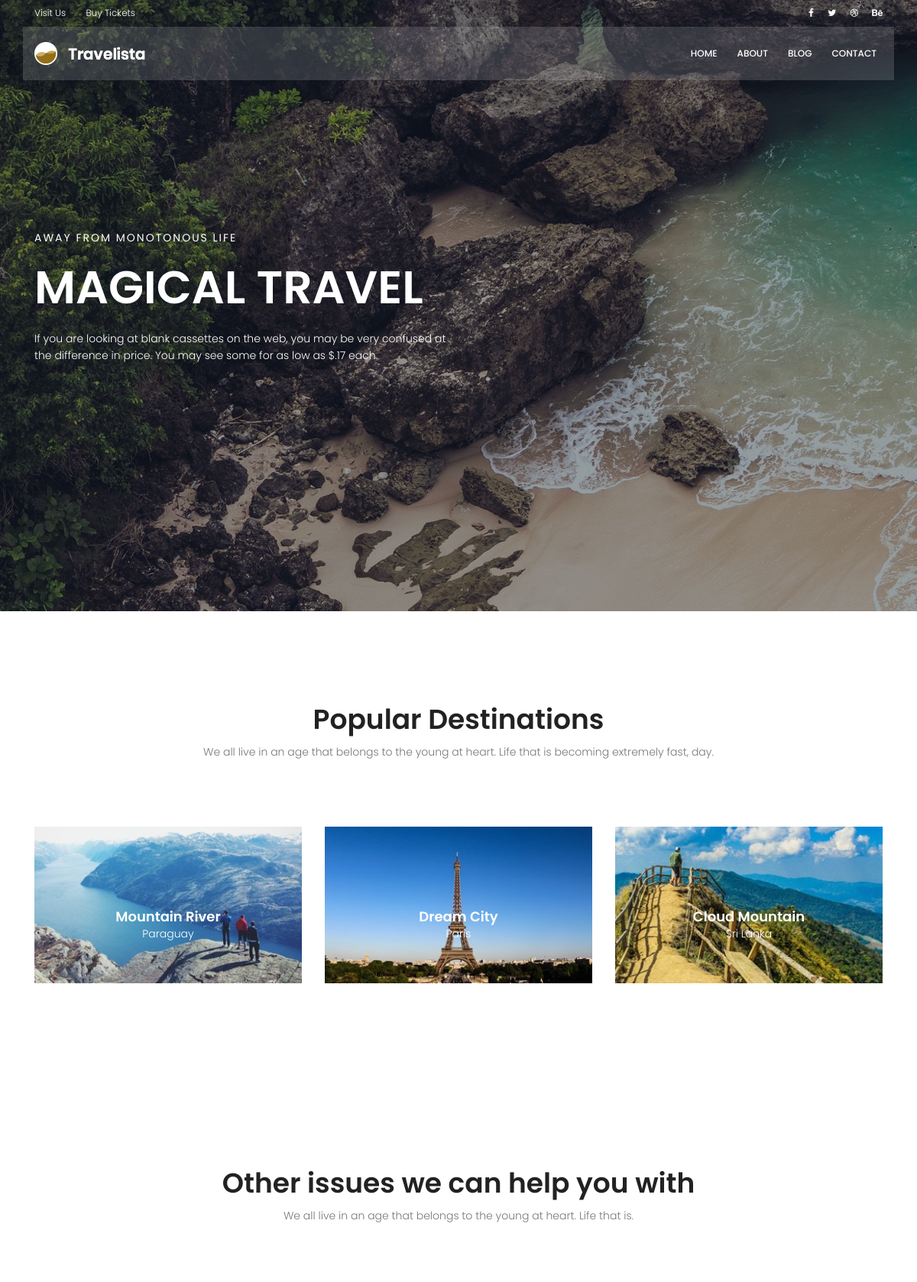
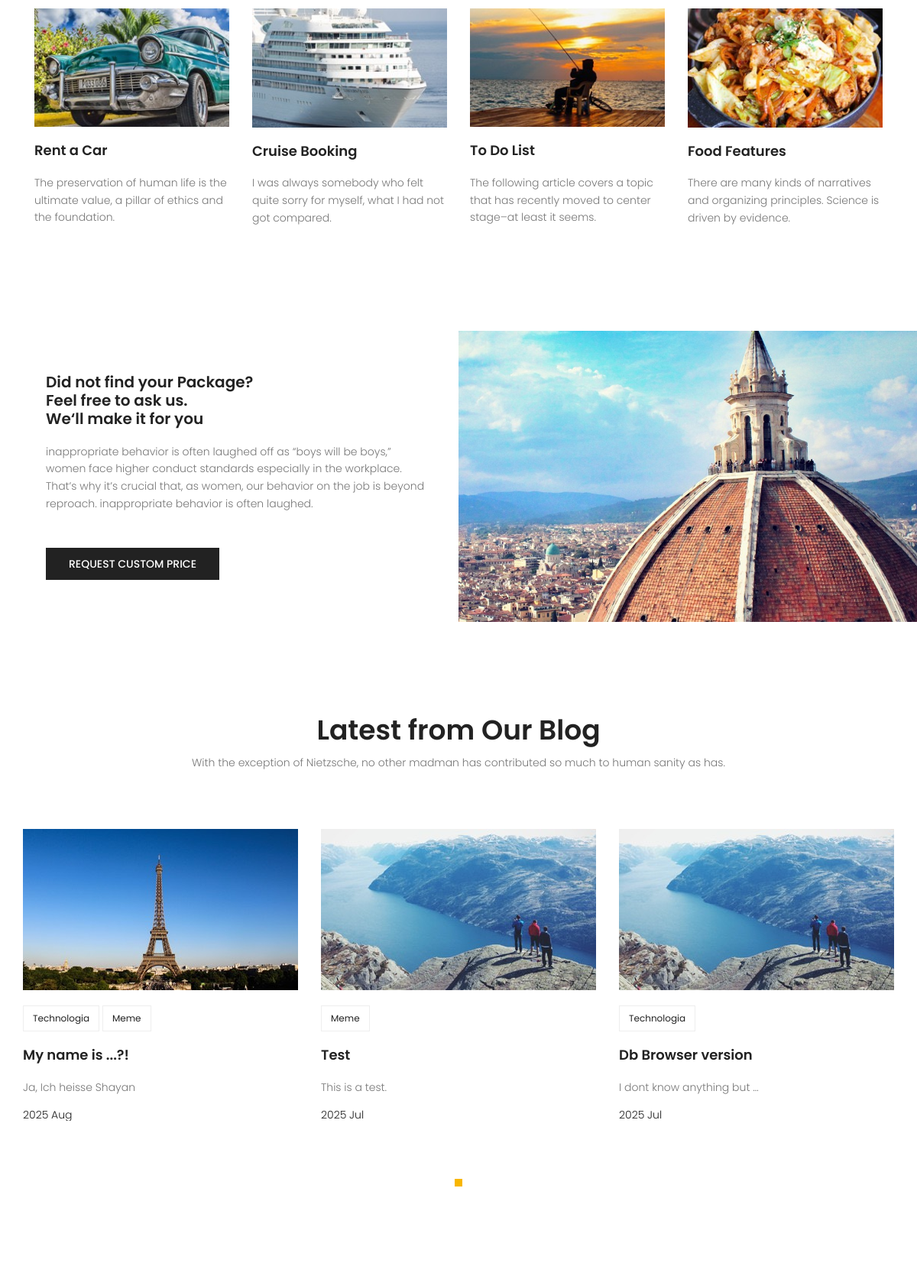
The page / (upper part) on the database its author committed (2 pictures, top to bottom).
### blog/models.py (models this page shows, shortened)
class Post(models.Model):
    image = models.ImageField(upload_to='blog/', default='blog/default.jpg')
    title = models.CharField(max_length=255)
    content = models.TextField()
    author = models.ForeignKey(User, on_delete=models.SET_NULL, null=True)
    category = models.ManyToManyField(Category)
    views = models.IntegerField(default=0)
    status = models.BooleanField(default=False)
    published = models.DateTimeField(null=True)
    created = models.DateTimeField(auto_now_add=True)
    edited = models.DateTimeField(auto_now=True)
    class Meta:
        ordering = ['-created']

class Category(models.Model):
    name = models.CharField(max_length=255)

### websiteApp/views.py (the view)
# urls.py: 2. Add a URL to urlpatterns:  path('', views.home, name='home')
def home(request):
    posts = Post.objects.filter(status=1, published__lte=timezone.now()).order_by('-published')[:6]
    return render(request, "websiteApp/index.html", {'posts': posts})

### websiteApp/templatetags/website_tags.py (called while the page is built)
@register.inclusion_tag('websiteApp/recentposts.html')
def recentposts():
    posts = Post.objects.filter(status=1, published__lte=timezone.now()).order_by('-published')[:6]
    return {'posts': posts}

### templates/websiteApp/index.html (shortened to what this page needs)
{% extends "base.html" %}
{% load static %}
{% block content %}
{% load website_tags %}
			<section class="banner-area relative">
				<div class="overlay overlay-bg"></div>
				<div class="container">
					<div class="row fullscreen align-items-center justify-content-between">
						<div class="col-lg-6 col-md-6 banner-left">
							<h6 class="text-white">Away from monotonous life</h6>
							<h1 class="text-white">Magical Travel</h1>
							<p class="text-white">
								If you are looking at blank cassettes on the web, you may be very confused at the difference in price. You may see some for as low as $.17 each.
							</p>
						</div>
					</div>
				</div>
			</section>
			<section class="popular-destination-area section-gap">
				<div class="container">
		            <div class="row d-flex justify-content-center">
		                <div class="menu-content pb-70 col-lg-8">
		                    <div class="title text-center">
		                        <h1 class="mb-10">Popular Destinations</h1>
		                        <p>We all live in an age that belongs to the young at heart. Life that is becoming extremely fast, day.</p>
		                    </div>
		                </div>
		            </div>
					<div class="row">
						<div class="col-lg-4">
							<div class="single-destination relative">
								<div class="thumb relative">
									<img class="img-fluid" src="{% static 'websiteapp/img/d1.jpg' %}" alt="">
								</div>
								<div class="desc">
									<h4>Mountain River</h4>
									<p>Paraguay</p>
								</div>
							</div>
						</div>
						<div class="col-lg-4">
							<div class="single-destination relative">
								<div class="thumb relative">
									<img class="img-fluid" src="{% static 'websiteapp/img/d2.jpg' %}" alt="">
								</div>
								<div class="desc">
									<h4>Dream City</h4>
									<p>Paris</p>
								</div>
							</div>
						</div>
						<div class="col-lg-4">
							<div class="single-destination relative">
								<div class="thumb relative">
									<img class="img-fluid" src="{% static 'websiteapp/img/d3.jpg' %}" alt="">
								</div>
								<div class="desc">
									<h4>Cloud Mountain</h4>
									<p>Sri Lanka</p>
								</div>
							</div>
						</div>
					</div>
				</div>
			</section>
			<section class="other-issue-area section-gap">
				<div class="container">
		            <div class="row d-flex justify-content-center">
		                <div class="menu-content pb-70 col-lg-9">
		                    <div class="title text-center">
		                        <h1 class="mb-10">Other issues we can help you with</h1>
		                        <p>We all live in an age that belongs to the young at heart. Life that is.</p>
		                    </div>
		                </div>
		            </div>
					<div class="row">
						<div class="col-lg-3 col-md-6">
							<div class="single-other-issue">
								<div class="thumb">
									<img class="img-fluid" src="{% static 'websiteapp/img/o1.jpg' %}" alt="">
								</div>
								<a href="#">
									<h4>Rent a Car</h4>
								</a>
								<p>
									The preservation of human life is the ultimate value, a pillar of ethics and the foundation.
								</p>
							</div>
						</div>
						<div class="col-lg-3 col-md-6">
							<div class="single-other-issue">
								<div class="thumb">
									<img class="img-fluid" src="{% static 'websiteapp/img/o2.jpg' %}" alt="">
								</div>
								<a href="#">
									<h4>Cruise Booking</h4>
								</a>
								<p>
									I was always somebody who felt quite sorry for myself, what I had not got compared.
								</p>
							</div>
						</div>
						<div class="col-lg-3 col-md-6">
							<div class="single-other-issue">
								<div class="thumb">
									<img class="img-fluid" src="{% static 'websiteapp/img/o3.jpg' %}" alt="">
								</div>
								<a href="#">
									<h4>To Do List</h4>
								</a>
								<p>
									The following article covers a topic that has recently moved to center stage–at least it seems.
								</p>
							</div>
						</div>
						<div class="col-lg-3 col-md-6">
							<div class="single-other-issue">
								<div class="thumb">
									<img class="img-fluid" src="{% static 'websiteapp/img/o4.jpg' %}" alt="">
								</div>
								<a href="#">
									<h4>Food Features</h4>
								</a>
								<p>
									There are many kinds of narratives and organizing principles. Science is driven by evidence.
								</p>
							</div>
						</div>
					</div>
				</div>
			</section>
			<section class="home-about-area">
				<div class="container-fluid">
					<div class="row align-items-center justify-content-end">
						<div class="col-lg-6 col-md-12 home-about-left">
							<h1>
								Did not find your Package? <br>
								Feel free to ask us. <br>
								We‘ll make it for you
							</h1>
							<p>
								inappropriate behavior is often laughed off as “boys will be boys,” women face higher conduct standards especially in the workplace. That’s why it’s crucial that, as women, our behavior on the job is beyond reproach. inappropriate behavior is often laughed.
							</p>
							<a href="#" class="primary-btn text-uppercase">request custom price</a>
						</div>
						<div class="col-lg-6 col-md-12 home-about-right no-padding">
							<img class="img-fluid" src="{% static 'websiteapp/img/about-img.jpg' %}" alt="">
						</div>
					</div>
				</div>
			</section>
			<section class="recent-blog-area section-gap">
				<div class="container">
					<div class="row d-flex justify-content-center">
						<div class="menu-content pb-60 col-lg-9">
							<div class="title text-center">
								<h1 class="mb-10">Latest from Our Blog</h1>
								<p>With the exception of Nietzsche, no other madman has contributed so much to human sanity as has.</p>
							</div>
						</div>
					</div>
					{% recentposts %}
				</div>
			</section>
			{% endblock %}

### templates/websiteApp/recentposts.html
<div class="row">
    <div class="active-recent-blog-carusel">
        {% for post in posts %}
        <div class="single-recent-blog-post item">
            <div class="thumb">
                <img class="img-fluid" src="{{post.image.url}}" alt="">
            </div>
            <div class="details">
                <div class="tags">
                    <ul>
                        {% for c in post.category.all %}
                        <li>
                            <a href="{% url 'blog:blog_category' cat_name=c.name %}">{{c.name}}</a>
                        </li>
                        {% endfor %}
                    </ul>
                </div>
                <a href="{% url 'blog:blog_about' post.id %}"><h4 class="title">{{post.title}}</h4></a>
                <p>
                    {{post.content|truncatewords:5}}
                </p>
                <h6 class="date">{{post.published|date:'Y M'}}</h6>
            </div>
        </div>
        {% endfor %}
    </div>
</div>

### static/websiteApp/css/main.css (style rules this page uses)
body { color: #777777; font-family: "Poppins", sans-serif; font-size: 14px; font-weight: 300; line-height: 1.625em; position: relative; }
ol, ul { margin: 0; padding: 0; list-style: none; }
a { -webkit-transition: all 0.3s ease 0s; -moz-transition: all 0.3s ease 0s; -o-transition: all 0.3s ease 0s; transition: all 0.3s ease 0s; }
a, a:focus, a:hover { text-decoration: none; outline: 0; }
h1, h2, h3, h4, h5, h6 { font-family: "Poppins", sans-serif; color: #222222; line-height: 1.2em !important; margin-bottom: 0; margin-top: 0; font-weight: 600; }
h1, .h1 { font-size: 36px; }
h4, .h4 { font-size: 18px; }
h6, .h6 { font-size: 14px; color: #222222; }
.mb-10 { margin-bottom: 10px; }
.pb-60 { padding-bottom: 60px; }
.pb-70 { padding-bottom: 70px; }
.text-white { color: #fff; }
.text-center { text-align: center; }
.relative { position: relative; }
.overlay { position: absolute; left: 0; right: 0; top: 0; bottom: 0; }
.no-padding { padding: 0; }
h1 { font-size: 36px; }
h4 { font-size: 18px; }
h6 { font-size: 14px; }
h1, h2, h3, h4, h5, h6 { line-height: 1.5em; }
.section-gap { padding: 120px 0; }
.primary-btn { background: #f8b600; line-height: 42px; padding-left: 30px; padding-right: 30px; border: none; color: #fff; display: inline-block; font-size: 14px; font-weight: 500; position: relative; -webkit-transition: all 0.3s ease 0s; -moz-transition: all 0.3s ease 0s; -o-transition: all 0.3s ease 0s; transition: all 0.3s ease 0s; cursor: pointer; position: relative; }
.banner-area { background: url(../img/hero-bg.jpg) center; background-size: cover; }
.banner-area .overlay-bg { background: rgba(4, 9, 30, 0.4); }
.banner-left h6 { text-transform: uppercase; font-weight: 400; font-size: 14px; letter-spacing: 2px; }
.banner-left h1 { margin: 20px 0; font-size: 60px; text-transform: uppercase; }
.banner-left p { margin: 20px 0px; }
.single-destination { -webkit-transition: all 0.3s ease 0s; -moz-transition: all 0.3s ease 0s; -o-transition: all 0.3s ease 0s; transition: all 0.3s ease 0s; }
.single-destination .thumb { position: relative; }
.single-destination .thumb img { width: 100%; }
.single-destination .desc { text-align: center; position: absolute; width: 100%; left: 50%; top: 50%; transform: translate(-50%, -50%); }
.single-destination .desc h4 { color: #fff; }
.single-destination .desc p { color: #fff; font-size: 14px; font-weight: 300; margin-bottom: 0px; }
.single-other-issue .thumb { overflow: hidden; }
.single-other-issue .thumb img { width: 100%; -webkit-transition: all 0.3s ease 0s; -moz-transition: all 0.3s ease 0s; -o-transition: all 0.3s ease 0s; transition: all 0.3s ease 0s; }
.single-other-issue h4 { margin: 20px 0; -webkit-transition: all 0.3s ease 0s; -moz-transition: all 0.3s ease 0s; -o-transition: all 0.3s ease 0s; transition: all 0.3s ease 0s; }
.home-about-area .home-about-left { padding-left: 20%; }
@media (max-width: 1366px) { .home-about-area .home-about-left { padding-left: 5%; } }
.home-about-area .home-about-left h1 { max-width: 510px; }
@media (max-width: 1366px) { .home-about-area .home-about-left h1 { font-size: 20px; } }
.home-about-area .home-about-left p { max-width: 500px; padding: 20px 0; }
.home-about-area .home-about-left .primary-btn { margin-top: 10px; background: #222; font-size: 14px; }
.home-about-area .home-about-right img { width: 100%; }
.recent-blog-area .single-recent-blog-post .thumb { overflow: hidden; }
.recent-blog-area .single-recent-blog-post .thumb img { -webkit-transition: all 0.3s ease 0s; -moz-transition: all 0.3s ease 0s; -o-transition: all 0.3s ease 0s; transition: all 0.3s ease 0s; }
.recent-blog-area .single-recent-blog-post .tags { margin: 20px 0px; }
.recent-blog-area .single-recent-blog-post .tags li { display: inline-block; border: 1px solid #eee; padding: 4px 12px; -webkit-transition: all 0.3s ease 0s; -moz-transition: all 0.3s ease 0s; -o-transition: all 0.3s ease 0s; transition: all 0.3s ease 0s; }
.recent-blog-area .single-recent-blog-post .tags li a { font-weight: 400; font-size: 12px; color: #222; }
.recent-blog-area .single-recent-blog-post .title { -webkit-transition: all 0.3s ease 0s; -moz-transition: all 0.3s ease 0s; -o-transition: all 0.3s ease 0s; transition: all 0.3s ease 0s; margin: 20px 0; }
.recent-blog-area .single-recent-blog-post .date { color: #222; font-weight: 300; }

### rows shown on the page
Post: image (picture), title "My name is ...?!", content "Ja, Ich heisse Shayan", published "2025 Aug"
Category: name "Technologia"
Category: name "Meme"
Post: image (placeholder picture), title "Test", content "This is a test.", published "2025 Jul"
Post: image (placeholder picture), title "Db Browser version", content "I dont know anything but …", published "2025 Jul"
